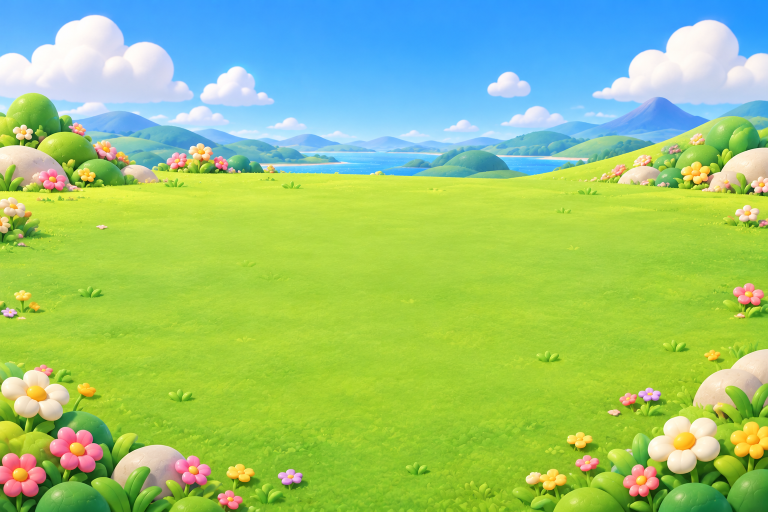
#> input picture art-src/new/bg/BG01.png, 1536 x 1024 px (shown at 1/2 size)
$ python apply_new.py
#> lines starting #> are read from the running program, lines starting #| are printed output that depends on the picture
"""새 그림(art-src/new) → 게임 그림(img/) 넣기. 먼저 `python3 tools/matting/chroma.py <장들>` 로 tools/matting/out/ 에 누끼를 만든다.

- 물건: out/<이름>.webp → img/sprites|voyage|candy (지금 있는 자리 그대로), 화면 아이콘 ico* → img/ui/ (높이 96px)
- wingShip = vyWingShip, palmB 는 좌우 반전(palmA와 반대로 기울게)
- 배경 BG01~24: 지역 5곳 × (틀린그림 배경·인게임 배경·지도 바닥·바닷가) + 옆 바다 + 과자 나라 3장
  지도 바닥·과자 지도 바닥은 위아래 이음매를 섞어 이어지게(seamless) 만든다.
"""
import os, glob, shutil
import numpy as np
from PIL import Image, ImageOps

ROOT = os.path.dirname(os.path.dirname(os.path.dirname(os.path.abspath(__file__))))
OUT = os.path.join(ROOT, 'tools', 'matting', 'out')
NEW = os.path.join(ROOT, 'art-src', 'new')
P = lambda *a: os.path.join(ROOT, *a)


def place_sprites():
    done = []
    for f in sorted(glob.glob(os.path.join(OUT, '*.webp'))):
        n = os.path.basename(f)[:-5]
        if n.startswith('ico'):
            os.makedirs(P('img/ui'), exist_ok=True)
            im = Image.open(f); im = im.resize((round(im.width * 96 / im.height), 96), Image.LANCZOS)
            im.save(P('img/ui', n + '.webp'), 'WEBP', quality=92, method=6); done.append('ui/' + n); continue
        for d in ('img/sprites', 'img/voyage', 'img/candy'):
            if os.path.exists(P(d, n + '.webp')):
                im = Image.open(f)
                if n == 'palmB': im = ImageOps.mirror(im)
                im.save(P(d, n + '.webp'), 'WEBP', quality=92, method=6); done.append(d.split('/')[1] + '/' + n); break
        else:
            print('자리 없음', n)
    shutil.copy(P('img/voyage/vyWingShip.webp'), P('img/sprites/wingShip.webp'))
    return done


def cover(im, w, h, ay=0.5):
    """비율 맞춰 가운데(세로는 ay 위치)를 잘라 w×h"""
#> called with w = 800, h = 600, ay = 0.5
    sw, sh = im.size; s = max(w / sw, h / sh)
#> after `sw, sh = im.size`: sw = 1536; sh = 1024
#> after `s = max(w / sw, h / sh)`: s = 0.586
    im = im.resize((round(sw * s), round(sh * s)), Image.LANCZOS)
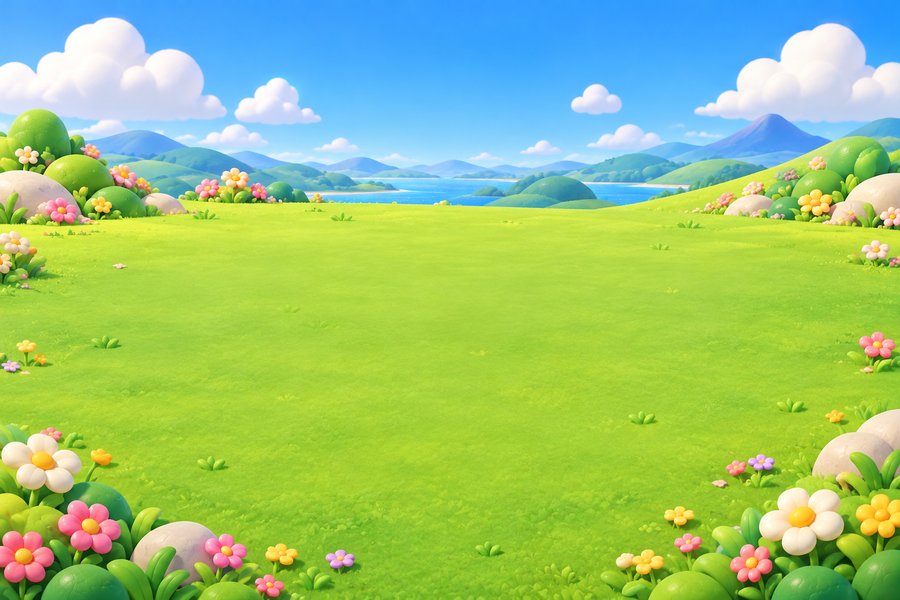
#> im: PIL image 900x600 RGB; mean R, G, B 152.8, 198, 119.1
    x = (im.width - w) // 2; y = round((im.height - h) * ay)
#> after `x = (im.width - w) // 2`: x = 50
#> after `y = round((im.height - h) * ay)`: y = 0
    return im.crop((x, y, x + w, y + h))
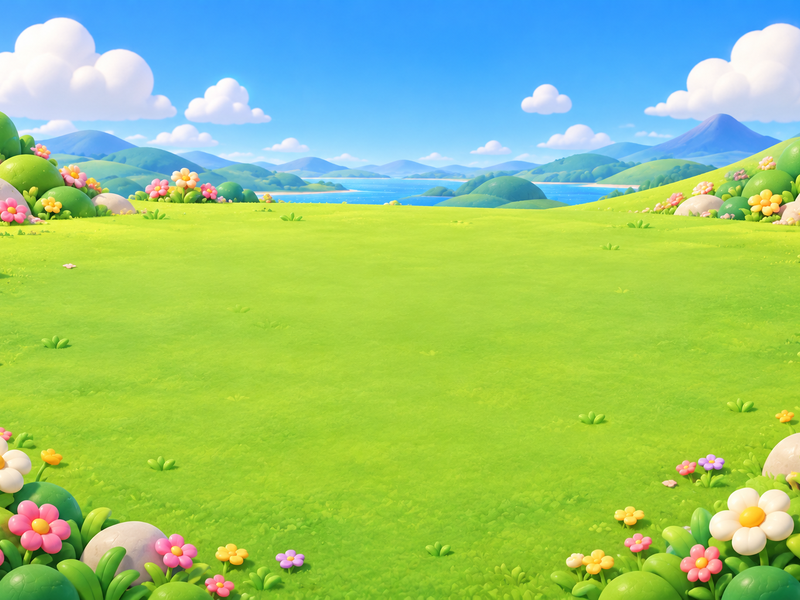
#> returned value: PIL image 800x600 RGB; mean R, G, B 151.5, 199.1, 119.4


def seamless_v(im, band=160):
    """위아래가 이어지는 타일: 아래 band 줄을 위쪽으로 서서히 섞고, 아래 band는 잘라냄."""
    a = np.asarray(im.convert('RGB')).astype(np.float32)
    H = a.shape[0]
    top = a[:band]; bot = a[H - band:]
    t = np.linspace(0, 1, band)[:, None, None]
    t = t * t * (3 - 2 * t)
    mix = bot * (1 - t) + top * t
    out = np.concatenate([mix, a[band:H - band]], 0)
    return Image.fromarray(out.clip(0, 255).astype(np.uint8))


def place_backgrounds():
    zones = [('flowerhill', 'zone0-flowerhill'), ('beach', 'zone1-sea'), ('snowmount', 'zone2-snow'), ('nightsky', 'zone3-night'), ('skyisland', 'zone4-sky')]
    for z, (scene, gbg) in enumerate(zones):
        k = z * 4 + 1
#> (the run stopped early here; a loop or call above may not have finished)

$ run again, with img/voyage/islFlower.webp saved as art-src/new/bg/BG01.png
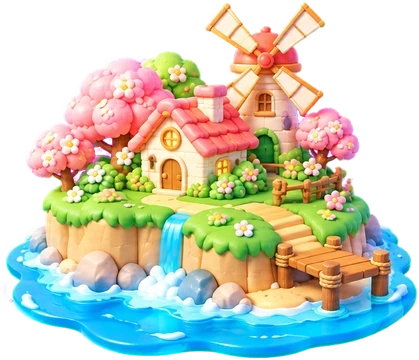
#> input picture img/voyage/islFlower.webp, 419 x 360 px
#> sw = 419; sh = 360
#> s = 1.91
#> in cover, `im = im.resize((round(sw * s), round(sh * s)), Image.LANCZOS)`:
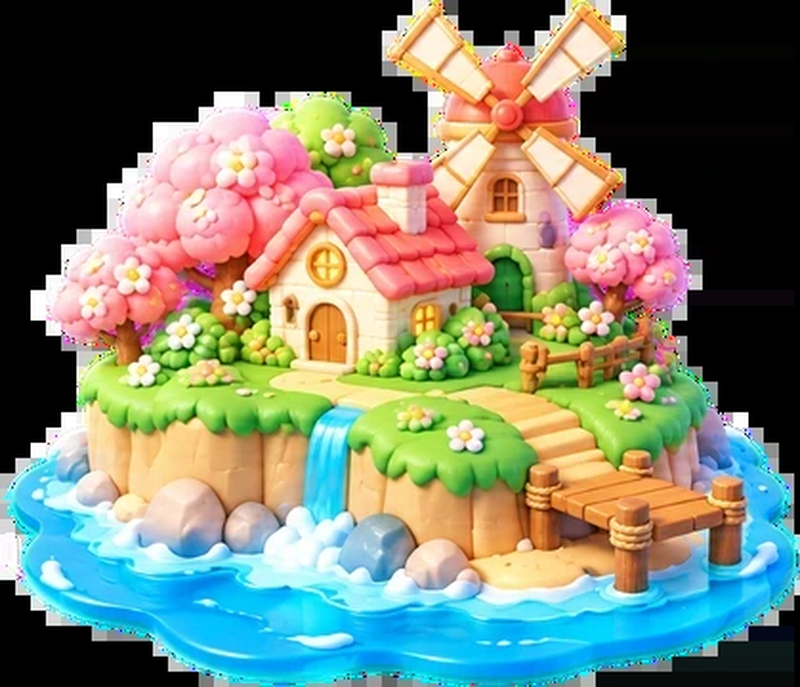
#> im: PIL image 800x687 RGB; mean R, G, B 121.1, 128.1, 110.4
#> in cover, `return im.crop((x, y, x + w, y + h))`:
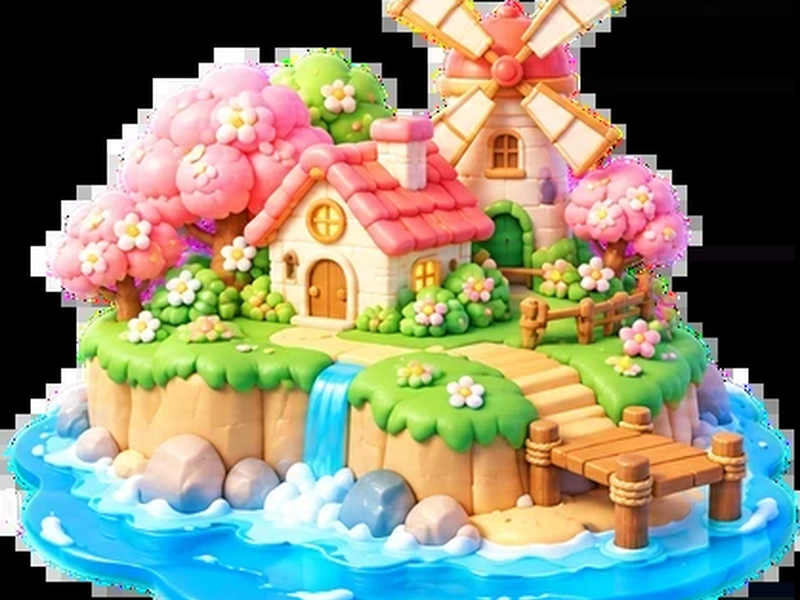
#> returned value: PIL image 800x600 RGB; mean R, G, B 134.1, 136, 114.5

$ run again, with img/voyage/islNight.webp saved as art-src/new/bg/BG01.png
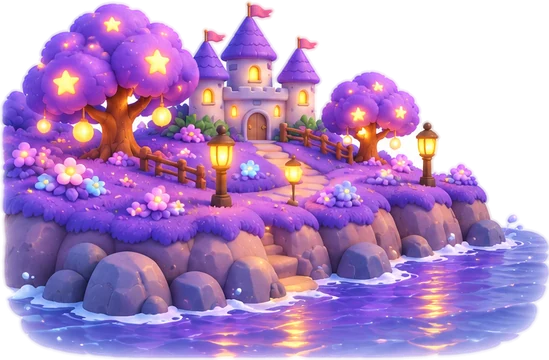
#> input picture img/voyage/islNight.webp, 549 x 360 px
#> sw = 549; sh = 360
#> s = 1.67
#> in cover, `im = im.resize((round(sw * s), round(sh * s)), Image.LANCZOS)`:
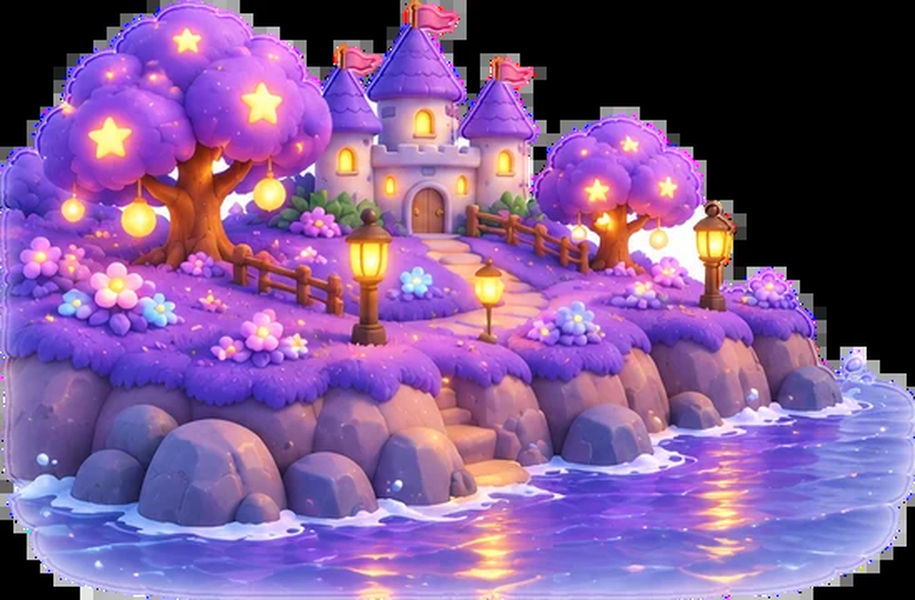
#> im: PIL image 915x600 RGB; mean R, G, B 124.8, 88, 144.5
#> in cover, `return im.crop((x, y, x + w, y + h))`:
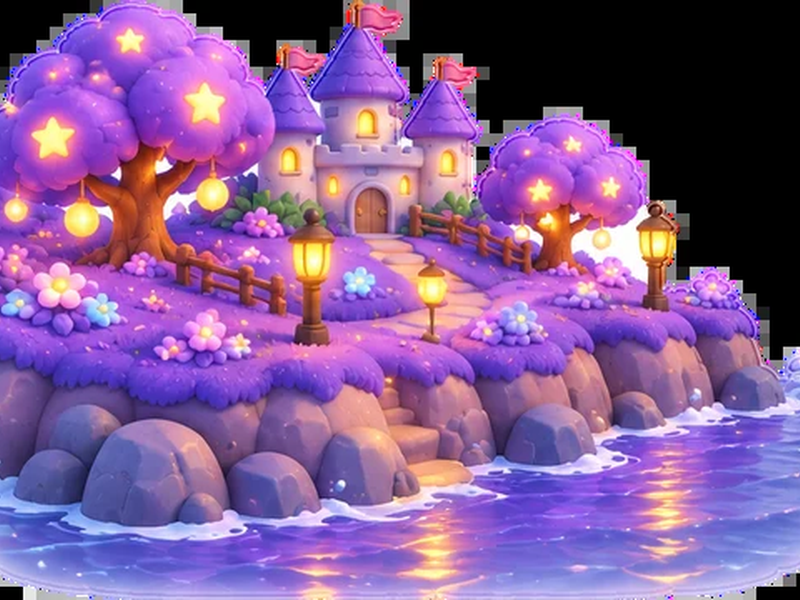
#> returned value: PIL image 800x600 RGB; mean R, G, B 132.4, 91.7, 150.3

$ run again, with img/voyage/islSea.webp saved as art-src/new/bg/BG01.png
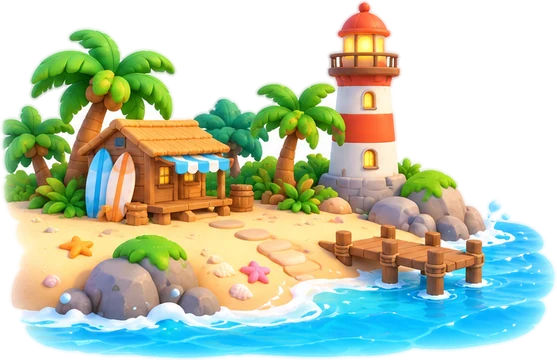
#> input picture img/voyage/islSea.webp, 557 x 360 px
#> sw = 557; sh = 360
#> s = 1.67
#> in cover, `im = im.resize((round(sw * s), round(sh * s)), Image.LANCZOS)`:
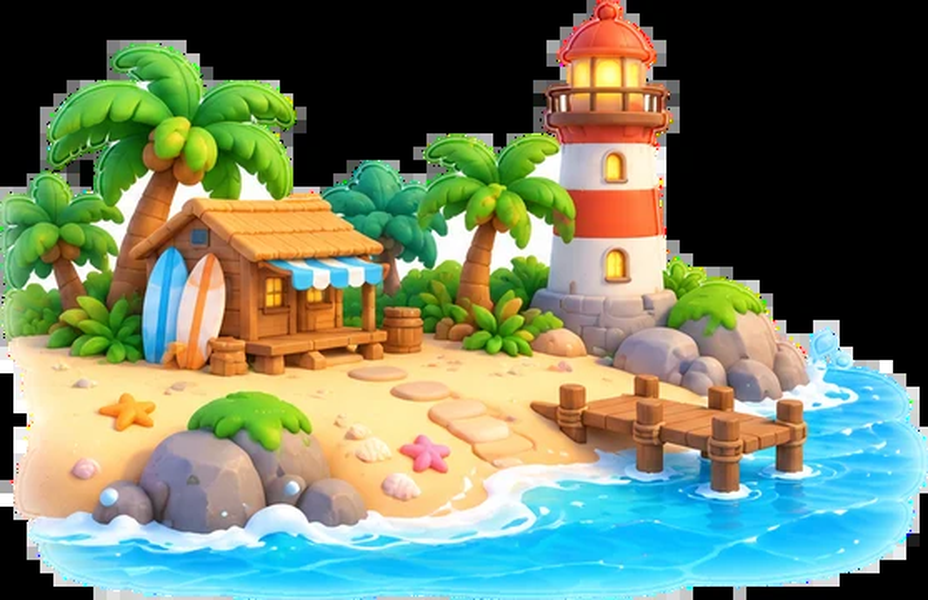
#> im: PIL image 928x600 RGB; mean R, G, B 109.6, 124.7, 100.3
#> in cover, `return im.crop((x, y, x + w, y + h))`:
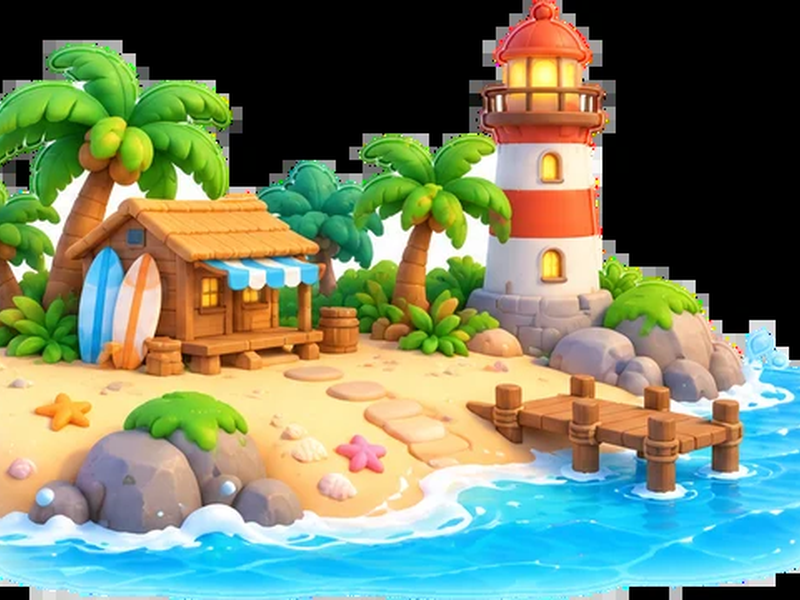
#> returned value: PIL image 800x600 RGB; mean R, G, B 115.8, 130.3, 103.8
